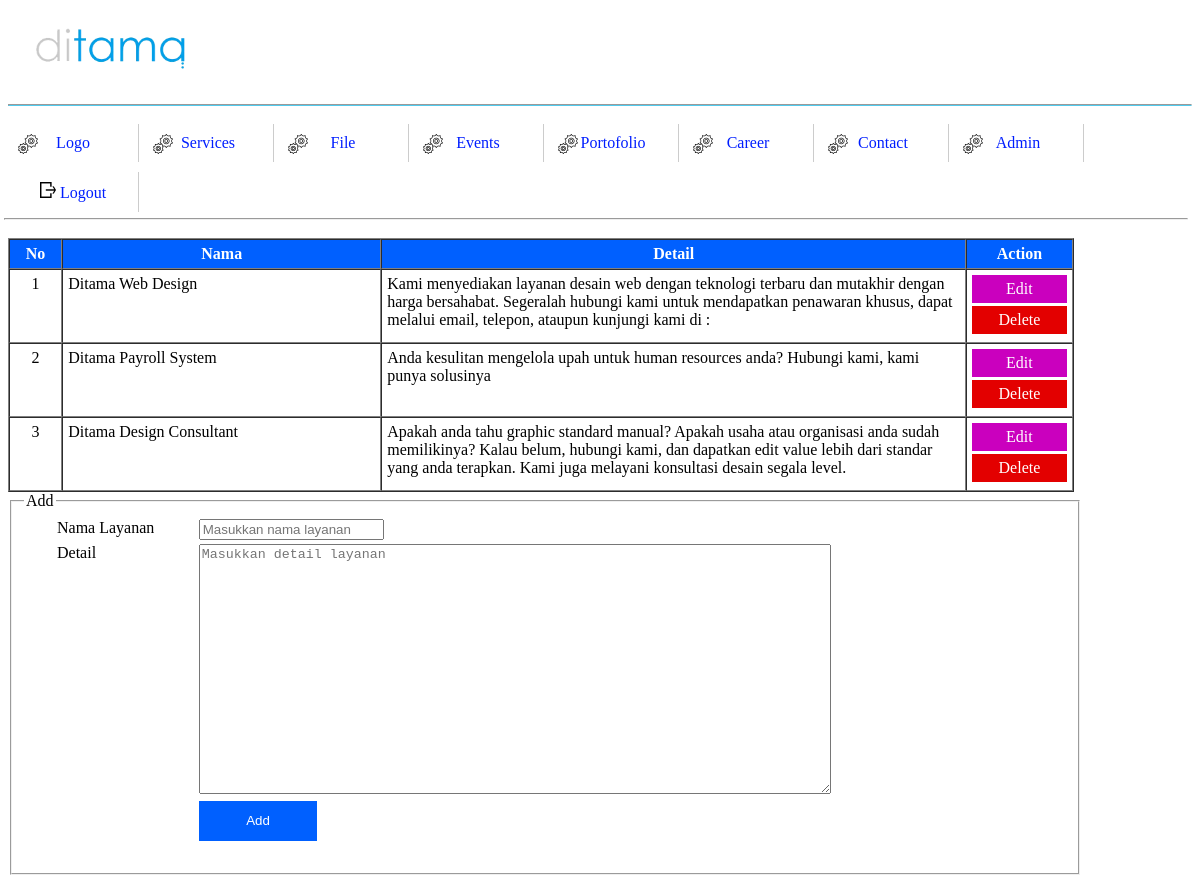
Screenshot of /manage/manage-service.php (signed in) with the database file from the repository.
### tables this page shows
CREATE TABLE IF NOT EXISTS `ms_jasa` (
  `id` int(3) NOT NULL AUTO_INCREMENT,
  `nama` varchar(50) NOT NULL,
  `detail` text NOT NULL,
  PRIMARY KEY (`id`)
);

### manage/manage-service.php (the view, shortened to what this page needs)
<?php
	require_once('../includes/header.php');
	require_once('../includes/admin-menu.php');
	$sql = "SELECT * FROM ms_jasa";
	$hasil = mysqli_query($koneksi, $sql);
?>
<!DOCTYPE html>
<html>
<head>
<link rel="stylesheet" href="../assets/css/style.css" type="text/css"/>
</head>
<body>
	<table border=1 id='view-table' cellspacing=0>
		<tr>
			<th>No</th>
			<th width=30%>Nama</th>
			<th width=55%>Detail</th>
			<th width=10%>Action</th>
		</tr>
	<?php
		$idx = 1;
		while($baris = mysqli_fetch_assoc($hasil)){
			echo "<tr>";
				echo "<td align=center valign='top'>";
					echo $idx;
				echo "</td>";
				echo "<td valign='top'>";
					echo $baris['nama'];
				echo "</td>";
				echo "<td valign='top'>";
					echo $baris['detail'];
				echo "</td>";
				echo "<td>";
					$ganti_spasi = str_replace(" ","-",$baris['nama']);
					echo "<a href='edit-service.php?layanan=".$ganti_spasi."' class='edit-btn'>Edit</a>";
					echo "<a href='delete-service.php?layanan=".$baris['id']."' class='delete-btn'>Delete</a>";
				echo "</td>";
			echo "</tr>";
			$idx++;
		}
	?>
	</table>
	<fieldset style="width:88%">
	<legend>Add</legend>
		<form action="manage-service.php" method="post"/>
		<table width="100%" id="form-table">
			<tr>
				<td valign="top" width=15%>Nama Layanan</td>
				<td><input type="text" name="add-nama" value="" placeholder="Masukkan nama layanan"></td>
			</tr>
			<tr>
				<td valign="top">Detail</td>
				<td><textarea name="add-detail" placeholder="Masukkan detail layanan"/></textarea></td>
			</tr>
			<tr>
				<td></td>
				<td>
					<input type="submit" name="add-service" value="Add" id="blue-btn-mini"/>
				</td>
			</tr>
		</table>
	</fieldset>
</body>
</html>

### assets/css/style.css (style rules this page uses)
.edit-btn, .delete-btn { display:block; border:none; padding:5px; margin-bottom:3px; text-align:center; text-decoration:none; background-color:#ca00be; color:white; }
.delete-btn { background-color:#e30000; }
#blue-btn-mini { background-color:#0060ff; border:none; margin:3px 3px 3px 0px; color:white; width:15%; height:40px; }
#form-table { margin-left:30px; width:90%; }
#form-table textarea { width:80%; min-height:250px; }
#view-table { width:90%; }
#view-table td { padding:5px; }
#view-table th { background-color:#0060ff; color:white; text-align:center; padding:5px; }

### rows the page displays
ms_jasa: nama "Ditama Web Design", detail "Kami menyediakan layanan desain web dengan teknologi terbaru dan mutakhir dengan harga bersahabat. Segeralah hubungi kami untuk mendapatkan penawaran khusus, dapat melalui email, telepon, ataupun kunjungi kami di :"
ms_jasa: nama "Ditama Payroll System", detail "Anda kesulitan mengelola upah untuk human resources anda? Hubungi kami, kami punya solusinya"
ms_jasa: nama "Ditama Design Consultant", detail "Apakah anda tahu graphic standard manual? Apakah usaha atau organisasi anda sudah memilikinya? Kalau belum, hubungi kami, dan dapatkan edit value lebih dari standar yang anda terapkan. Kami juga melayani konsultasi desain segala level."
